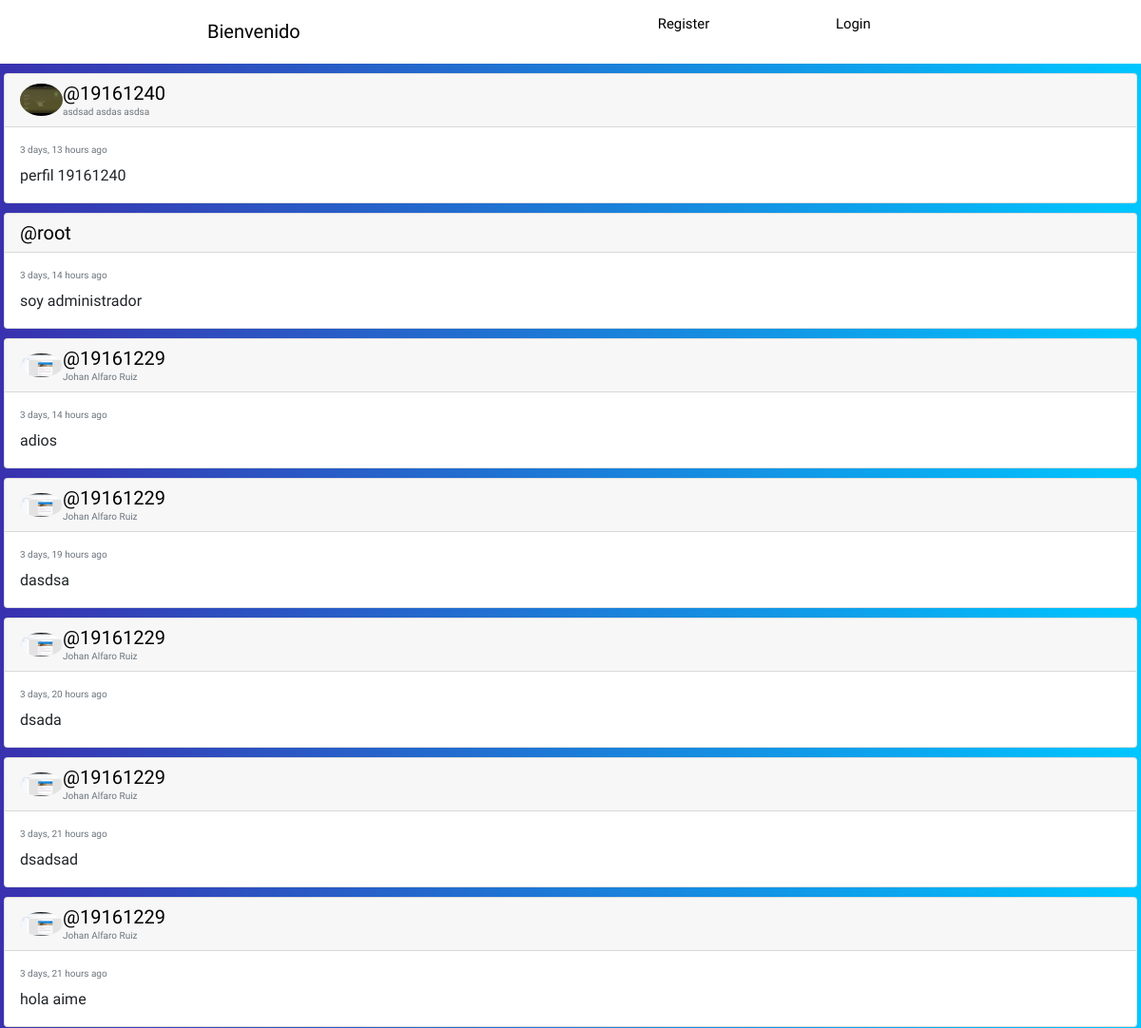
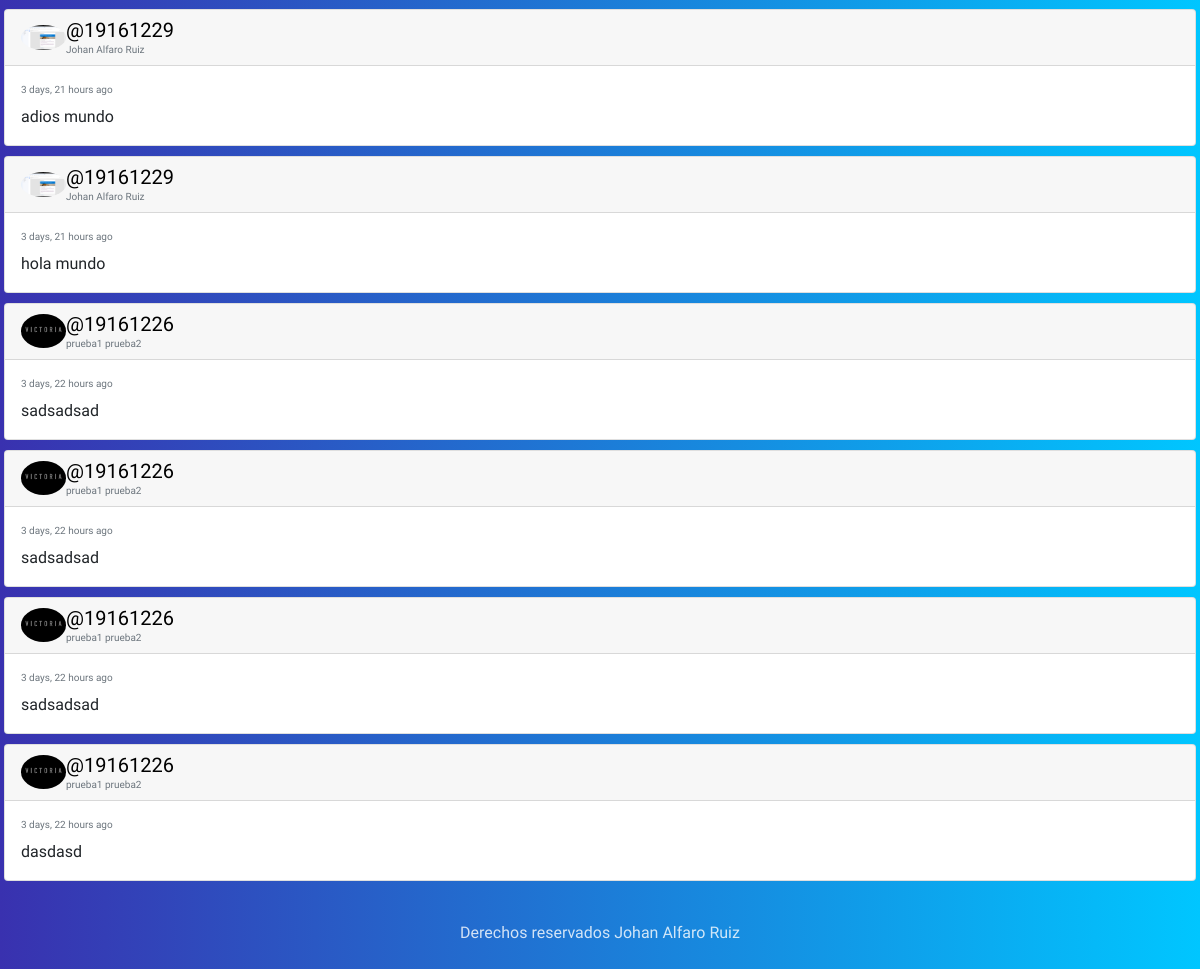
Page /feed/ on the earlier database version (2 pictures, top to bottom).
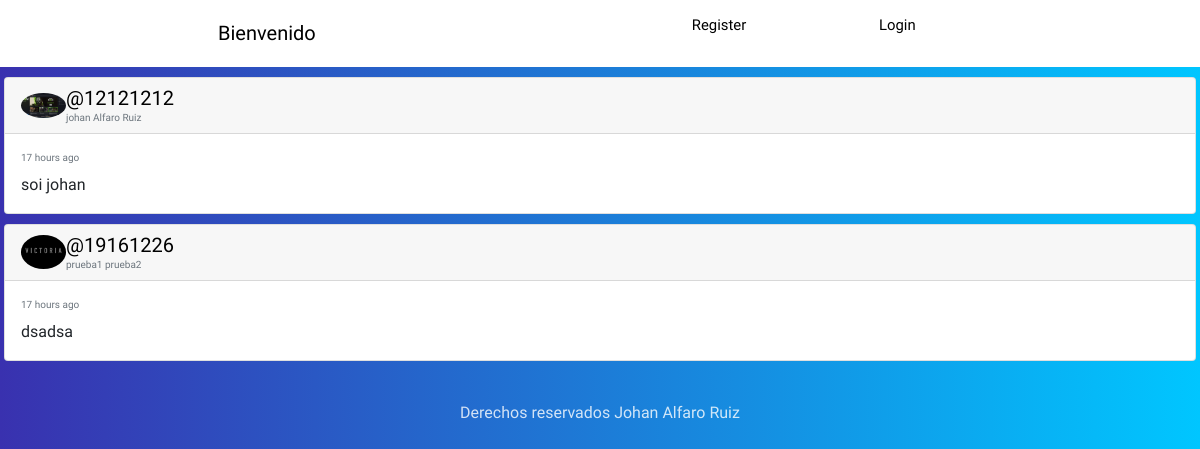
Same page on the later database version.
### social/models.py (models this page shows, shortened)
class Post(models.Model):
    user=models.ForeignKey(User,on_delete=models.CASCADE,related_name='posts')
    fecha=models.DateTimeField(default=timezone.now)
    contenido=models.TextField()
    class Meta:
        ordering=['-fecha']

class Profile(models.Model):
    user=models.OneToOneField(User,on_delete=models.CASCADE)
    imagen=models.ImageField(upload_to='Profile',null=True,blank=True)

### social/views.py (the view)
# urls.py: path('feed/',views.feed, name='feed'),
def  feed(request):
    posts=Post.objects.all()
    return render(request,'social/feed.html',{"posts":posts})

### social/templates/social/feed.html (shortened to what this page needs)
{% extends 'social/layout.html' %}
{% load humanize %}
{% load static %}
{% block content %}
{% for post in posts %}
<div class="card gedf-card" style="margin-top: 10px; margin-left: 4px; margin-right: 4px;">
	<div class="card-header">
		<div class="d-flex justify-content-between align-items-center">
			<div class="d-flex justify-content-between align-items-center">
				<div class="mr-2">
					<img class="rounded-circle" width="45" src="{{post.user.profile.imagen.url}}" alt="">
				</div>
				<div class="ml-2">
					<a href="{%url 'profile' post.user.username %}" class="h5 m-0">@{{post.user.username}}</a>
					<div class="h7 text-muted">{{post.user.first_name}} {{post.user.last_name}}</div>
				</div>
			</div>
		</div>
	</div>
	<div class="card-body">
		<div class="text-muted h7 mb-2"> {{post.fecha|naturaltime}}</div>
		<p class="card-text">
			{{post.contenido}}
		</p>
	</div>
</div>
{% endfor %}
{% endblock %}

Differences in the rows shown:
removed Post: user.profile.imagen (picture), user.username "19161240", user.first_name "asdsad", user.last_name "asdas asdsa", fecha "3 days, 13 hours ago", contenido "perfil 19161240"
removed Post: user.username "root", fecha "3 days, 14 hours ago", contenido "soy administrador"
removed Post: user.profile.imagen (picture), user.username "19161229", user.first_name "Johan", user.last_name "Alfaro Ruiz", fecha "3 days, 14 hours ago", contenido "adios"
removed Post: user.profile.imagen (picture), user.username "19161229", user.first_name "Johan", user.last_name "Alfaro Ruiz", fecha "3 days, 19 hours ago", contenido "dasdsa"
removed Post: user.profile.imagen (picture), user.username "19161229", user.first_name "Johan", user.last_name "Alfaro Ruiz", fecha "3 days, 20 hours ago", contenido "dsada"
removed Post: user.profile.imagen (picture), user.username "19161229", user.first_name "Johan", user.last_name "Alfaro Ruiz", fecha "3 days, 21 hours ago", contenido "dsadsad"
removed Post: user.profile.imagen (picture), user.username "19161229", user.first_name "Johan", user.last_name "Alfaro Ruiz", fecha "3 days, 21 hours ago", contenido "hola aime"
removed Post: user.profile.imagen (picture), user.username "19161229", user.first_name "Johan", user.last_name "Alfaro Ruiz", fecha "3 days, 21 hours ago", contenido "adios mundo"
removed Post: user.profile.imagen (picture), user.username "19161229", user.first_name "Johan", user.last_name "Alfaro Ruiz", fecha "3 days, 21 hours ago", contenido "hola mundo"
removed Post: user.profile.imagen (picture), user.username "19161226", user.first_name "prueba1", user.last_name "prueba2", fecha "3 days, 22 hours ago", contenido "sadsadsad"
removed Post: user.profile.imagen (picture), user.username "19161226", user.first_name "prueba1", user.last_name "prueba2", fecha "3 days, 22 hours ago", contenido "sadsadsad"
removed Post: user.profile.imagen (picture), user.username "19161226", user.first_name "prueba1", user.last_name "prueba2", fecha "3 days, 22 hours ago", contenido "sadsadsad"
removed Post: user.profile.imagen (picture), user.username "19161226", user.first_name "prueba1", user.last_name "prueba2", fecha "3 days, 22 hours ago", contenido "dasdasd"
added Post: user.profile.imagen (picture), user.username "12121212", user.first_name "johan", user.last_name "Alfaro Ruiz", fecha "17 hours ago", contenido "soi johan"
added Post: user.profile.imagen (picture), user.username "19161226", user.first_name "prueba1", user.last_name "prueba2", fecha "17 hours ago", contenido "dsadsa"
